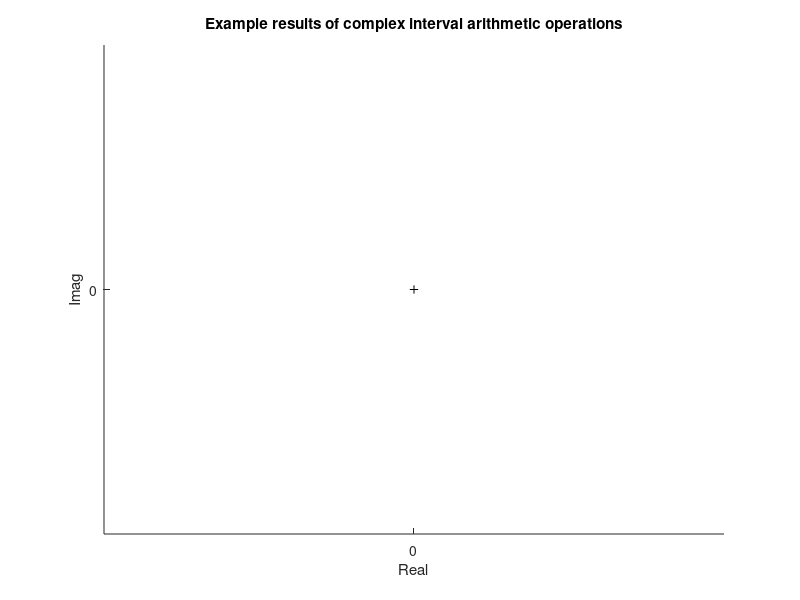

Write MATLAB code to recreate this figure. (Note: this script raises an error after producing the figure.)
%% Single complex intervals (defined by double type)

clear;
close all

figure(1);hold on;axis equal
plot(0,0,'k+')
xlabel('Real')
ylabel('Imag')
set(0, 'DefaultLineLineWidth', 2);
title('Example results of complex interval arithmetic operations')

% Rectangular interval
rI = ciat.RectangularInterval(1,2,2,4);
rI.plot('b-')

% Circular interval
cI = ciat.CircularInterval(-2+3i,1);
cI.plot('b-')

% Polar interval
pI = ciat.PolarInterval(1,2,-2,-3);
pI.plot('b-')

% Polygonal interval
gI = ciat.PolygonalInterval([1-1i, 3-2i, 2-3i, 1-2i]);
gI.plot('b-')

% Polyarcular interval
aI = ciat.PolyarcularInterval([ciat.Arc(2+1i,2,ciat.RealInterval(-0.7,-0.4)),...
                               ciat.Arc(3+3i,-0.7,ciat.RealInterval(0.3,0.5)),...
                               ciat.Arc(1+2i,0,ciat.RealInterval(0))]);
% aI.plot('b-')
%% Cast complex interval types

% Rectangular to circular
rcI = ciat.CircularInterval(rI);
rcI.plot('r--')

% Rectangular to polar
rpI = ciat.PolarInterval(rI);
rpI.plot('r--')

% Rectangular to polygonal
rgI = ciat.PolygonalInterval(rI);
rgI.plot('r--')

% Circular to rectangular
crI = ciat.RectangularInterval(cI);
crI.plot('r--')

% Circular to polar
cpI = ciat.PolarInterval(cI);
cpI.plot('r--')

% Circular to polygonal
cgI = ciat.PolygonalInterval(cI);
cgI.plot('r--')

% Polar to rectangular
prI = ciat.RectangularInterval(pI);
prI.plot('r--')

% Polar to circular
pcI = ciat.CircularInterval(pI);
pcI.plot('r--')

% Polar to polygonal
pgI = ciat.PolygonalInterval(pI);
pgI.plot('r--')

% Polygonal to rectangular
grI = ciat.RectangularInterval(gI);
grI.plot('r--')

% Polygonal to circular
gcI = ciat.CircularInterval(gI);
gcI.plot('r--')

% Polygonal to polar
gpI = ciat.PolarInterval(gI);
gpI.plot('r--')

%% Transform complex intervals

% Negative intervals of all types
plot(-rI,'c-')
plot(-cI,'c-')
plot(-pI,'c-')
plot(-gI,'c-')

%% Combine complex intervals

% Add rectangular intervals
rI_plus = rI + crI;
rI_plus.plot('g-')

% Multiply rectangular intervals
rI_times = rI * crI;
rI_times.plot('g-')

% Add circular intervals
cI_plus = cI + rcI;
cI_plus.plot('g-')

% Multiply rectangular intervals
cI_times = cI * rcI;
cI_times.plot('g-')

% Multiply polar intervals
pI_times = cpI * rpI;
pI_times.plot('g-')

% Add polygonal intervals
gI_plus = rgI + cgI;
gI_plus.plot('g-')

% Multiply polygonal intervals
gI_times = rgI * cgI;
gI_times.plot('g-')

%% Unite or intersect complex intervals

% Union of rectangular intervals
cI_union = union([-rI,prI]);
cI_union.plot('r--')

% Intersection of rectangular intervals
gI_union = intersection([ciat.RectangularInterval(-cI),grI]);
gI_union.plot('k--')

% Union of circular intervals
cI_union = union([-cI,gcI]);
cI_union.plot('r--')

% Union of polar intervals
cI_union = union([cpI,pI_times]);
cI_union.plot('r--')

% Union of polygonal intervals
gI_union = union([ciat.PolygonalInterval(pI_times),gI_times]);
gI_union.plot('r--')

% Intersection of polygonal intervals
gI_union = intersection([ciat.PolygonalInterval(pI_times),gI_times]);
gI_union.plot('k--')